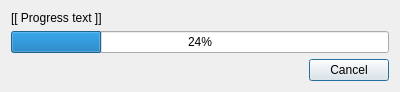
<?xml version="1.0" encoding="UTF-8"?>
<ui version="4.0">
 <class>OpenProgressUI</class>
 <widget class="QDialog" name="OpenProgressUI">
  <property name="geometry">
   <rect>
    <x>0</x>
    <y>0</y>
    <width>400</width>
    <height>89</height>
   </rect>
  </property>
  <property name="windowTitle">
   <string>Opening</string>
  </property>
  <layout class="QVBoxLayout" name="verticalLayout">
   <item>
    <widget class="QLabel" name="progressText">
     <property name="text">
      <string>[[ Progress text ]]</string>
     </property>
    </widget>
   </item>
   <item>
    <widget class="QProgressBar" name="progressBar">
     <property name="value">
      <number>24</number>
     </property>
    </widget>
   </item>
   <item>
    <widget class="QDialogButtonBox" name="buttonBox">
     <property name="orientation">
      <enum>Qt::Horizontal</enum>
     </property>
     <property name="standardButtons">
      <set>QDialogButtonBox::Cancel</set>
     </property>
    </widget>
   </item>
  </layout>
 </widget>
 <resources/>
 <connections>
  <connection>
   <sender>buttonBox</sender>
   <signal>accepted()</signal>
   <receiver>OpenProgressUI</receiver>
   <slot>accept()</slot>
   <hints>
    <hint type="sourcelabel">
     <x>248</x>
     <y>254</y>
    </hint>
    <hint type="destinationlabel">
     <x>157</x>
     <y>274</y>
    </hint>
   </hints>
  </connection>
  <connection>
   <sender>buttonBox</sender>
   <signal>rejected()</signal>
   <receiver>OpenProgressUI</receiver>
   <slot>reject()</slot>
   <hints>
    <hint type="sourcelabel">
     <x>316</x>
     <y>260</y>
    </hint>
    <hint type="destinationlabel">
     <x>286</x>
     <y>274</y>
    </hint>
   </hints>
  </connection>
 </connections>
</ui>
